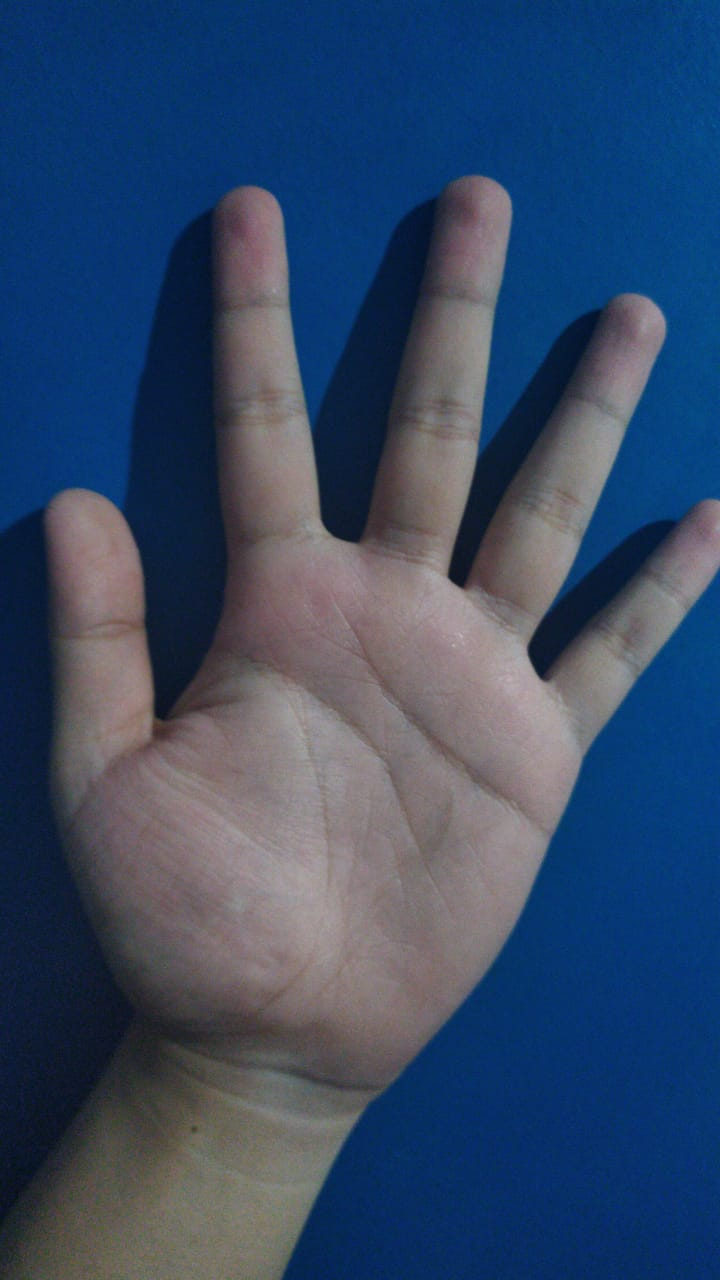
#> input picture src/arza.jpeg, 720 x 1280 px
$ python -i garis_atas.py   (imports and definitions only)
#> lines starting #> are read from the running program, lines starting #| are printed output that depends on the picture; after the words box and inside, x2 and y2 are one past the last pixel; in counts of white or black regions, pixels touching at a corner belong together
#> further down, picture is the input picture: shape (1280, 720, 3); mean B, G, R 102.6, 72.8, 52.7
import cv2 as cv
import numpy as np
import math
import json
from operator import attrgetter

class GarisAtas:
    def __init__(self):
        self.basic = ''

    def basicInfo(self, image):
        # image = cv.imread("src/dion2.jpeg")

        if image.shape[1] > 700:
            scale_percent = 18 # percent of original size
        else:
            scale_percent = 100

        width = int(image.shape[1] * scale_percent / 100)
#> width = 129
        height = int(image.shape[0] * scale_percent / 100)
#> height = 230
        dim = (width, height)
#> dim = (129, 230)

        image = cv.resize(image, dim, interpolation = cv.INTER_AREA)

        kernel = np.ones((3,3), np.uint8)

        hsv = cv.cvtColor(image, cv.COLOR_BGR2HSV)
#> hsv: shape (230, 129, 3); mean H, S, V 101.1, 145.2, 106.6

        lowerskin = np.array([0, 20, 70], dtype=np.uint8)
        upperskin = np.array([20, 255, 255], dtype=np.uint8)

        mask = cv.inRange(hsv, lowerskin, upperskin)
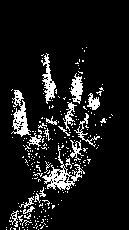
#> mask: shape (230, 129); 10% white in thin lines or dots, all inside (x1, y1, x2, y2) = (6, 47, 113, 230)
        mask = cv.dilate(mask, kernel, iterations = 4)
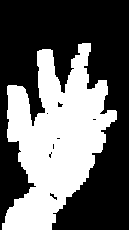
#> mask: shape (230, 129); 39.8% white; 1 white region
        mask = cv.GaussianBlur(mask, (5,5), 100)
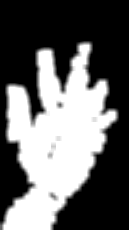
#> mask: shape (230, 129); min 0, max 255, mean 101.6

        contours, _ = cv.findContours(mask, cv.RETR_TREE, cv.CHAIN_APPROX_SIMPLE)
#> contours = 1 contour; box (x1, y1, x2, y2) and area: (0, 41, 119, 230) 13242

        cnt = max(contours, key = lambda x: cv.contourArea(x))
#> cnt = contour of 228 points, box (x1, y1, x2, y2) (0, 41, 119, 230), area 13242

        epsilon = 0.0005*cv.arcLength(cnt,True)
#> epsilon = 0.396
        approx = cv.approxPolyDP(cnt, epsilon, True)
#> approx = contour of 208 points, box (x1, y1, x2, y2) (0, 41, 119, 230), area 13242

        hull = cv.convexHull(cnt)
#> hull = contour of 15 points, box (x1, y1, x2, y2) (0, 41, 119, 230), area 16770

        areahull = cv.contourArea(hull)
#> areahull = 16770.5
        areacnt = cv.contourArea(cnt)
#> areacnt = 13242
        cv.drawContours(mask, [cnt], 0, (0, 255, 0), 2)
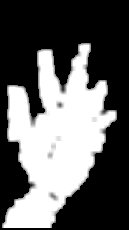
#> mask: shape (230, 129); 5.37% of pixels changed, all inside (x1, y1, x2, y2) = (0, 41, 119, 230)

        cv.drawContours(mask, [hull], 0, (0, 255, 0), 2)
        hull = cv.convexHull(approx, returnPoints=False)
#> hull = [185, 174, 173, 159, 150, 124, 121, 120, 119, 68, 36, 34, 32, 1, 0]
        defects = cv.convexityDefects(approx, hull)
#> defects = [[185, 0, 194, 5512], [1, 32, 18, 9949], [32, 34, 33, 162], [34, 36, 35, 114], [36, 68, 47, 11718], [68, 119, 98, 6836], [121, 124, 122, 640], [124, 150, 133, 1720], [150, 159, 156, 1374], [159, 173, 163, 1686], [174, 185, 177, 3010]]

        l=0

        titikForPrint = []
        titikForProccess = []

        for i in range(defects.shape[0]):
            s,e,f,d = defects[i, 0]
            start = tuple(approx[s][0])
            end = tuple(approx[e][0])
            far = tuple(approx[f][0])
            pt = (100, 100)

            a = math.sqrt((end[0] - start[0])**2 + (end[1] - start[1])**2)
            b = math.sqrt((far[0] - start[0])**2 + (far[1] - start[1])**2)
            c = math.sqrt((end[0] - far[0])**2 + (end[1] - far[1])**2)
            s = (a+b+c)/2
            ar = math.sqrt(s*(s-a)*(s-b)*(s-c))

            d = (2*ar)/a

            angle = math.acos((b**2 + c**2 - a**2) / (2*b*c)) * 57

            if angle <=90 and d>30:
                l += 1
                cv.circle(mask, far, 3, [255,0,0], -1)
                titikForPrint.append({
                    "x": int(far[0]),
                    "y": int(far[1])
                })
                titikForProccess.append(Coord(int(far[0]), int(far[1])))

            cv.line(mask, start, end, [255, 255, 255], 2)
#> this loop made 11 passes
#> (e, f, start, end, far, a) on passes 1 to 10: (0, 194, (108, 78), (92, 41), (88, 86), 40.31), (32, 18, (80, 41), (40, 47), (62, 83), 40.45), (34, 33, (40, 47), (37, 48), (39, 48), 3.16), (36, 35, (37, 48), (35, 49), (36, 49), 2.24), (68, 47, (35, 49), (5, 84), (43, 110), 46.1), (119, 98, (5, 84), (0, 221), (28, 186), 137.1), (124, 122, (53, 229), (57, 224), (53, 225), 6.4), (150, 133, (57, 224), (90, 179), (67, 199), 55.8), (159, 156, (90, 179), (104, 151), (96, 155), 31.3), (173, 163, (104, 151), (118, 121), (107, 129), 33.11)
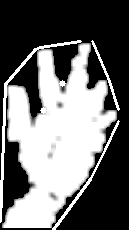
#> mask: shape (230, 129); 4.4% of pixels changed, all inside (x1, y1, x2, y2) = (0, 40, 120, 230)
#> after the loop, l = 2; titikForPrint = 2 items; titikForProccess = 2 items

        l += 1
#> l = 3

        # cv.imshow('mask', mask)
        # cv.waitKey(0)
        tangan = ''
        pangkal = ''
        if len(titikForProccess) != 4:
            pangkal = 'cannot detect hand'
            tangan = 'cannot detect hand'
        else:
            maximumy = max(titikForProccess, key=attrgetter('y'))
            minimumx = min(titikForProccess, key=attrgetter('x'))
            # print(maximumy.y)
            # print(minimumx.y)
            if minimumx.x == maximumy.x:
                tangan = 'kiri'
            else:
                tangan = 'kanan'

            titikForProccess = [s for s in titikForProccess if s.y != maximumy.y]
            sortedTitik = sorted(titikForProccess, key=lambda var: var.x)
            titikY = []
            for var in sortedTitik:
                titikY.append(int(var.y))

            if (titikY[0] == titikY[1]) and (titikY[1] == titikY[2]):
                pangkal = 'lurus'
            else:
                expect = (titikY[0] + titikY[2]) / 2
                realError1 = titikY[1] - 3
                realError2 = titikY[1] + 3
                if (expect >= float(realError1)) and (expect <= float(realError2)):
                    pangkal = 'lurus'
                else:
                    pangkal = 'tidak lurus'

        return {
            'titik': titikForPrint,
            'tangan': tangan,
            'pangkalJari': pangkal
        }

class Coord:
    def __init__(self, x, y):
        self.x = x
        self.y = y

>>> import cv2
>>> picture = cv2.imread('arza.jpeg')
>>> result = GarisAtas().basicInfo(picture)
#> result = 3 items

$ run again, on src/asd.jpeg
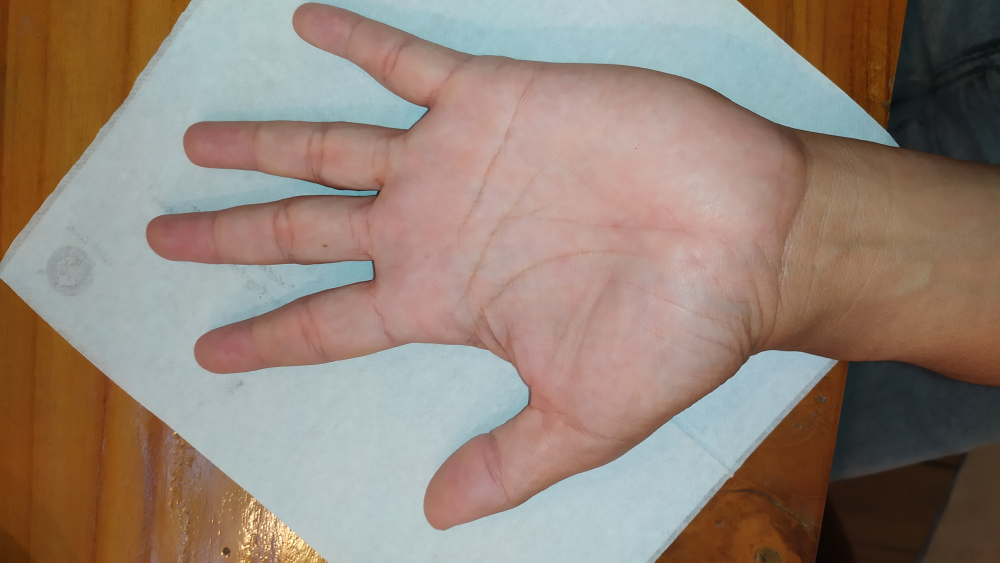
#> input picture src/asd.jpeg, 4000 x 2250 px (shown at 1/4 size)
#> picture is the input picture: shape (2250, 4000, 3); mean B, G, R 118.9, 130.9, 148.4
#> hsv: shape (405, 720, 3); mean H, S, V 41.5, 83.8, 156.2
#> contours = 3 contours; box (x1, y1, x2, y2) and area: (99, 0, 720, 405) 151968, (0, 0, 242, 405) 41374, (669, 317, 720, 405) 3256
#> cnt = contour of 982 points, box (x1, y1, x2, y2) (99, 0, 720, 405), area 151968
#> epsilon = 1.67
#> approx = contour of 85 points, box (x1, y1, x2, y2) (99, 0, 720, 405), area 151932
#> in basicInfo, `hull = cv.convexHull(cnt)`: hull = contour of 19 points, box (x1, y1, x2, y2) (99, 0, 720, 405), area 210628
#> areahull = 210627.5
#> areacnt = 151968
#> in basicInfo, `cv.drawContours(mask, [cnt], 0, (0, 255, 0), 2)`:
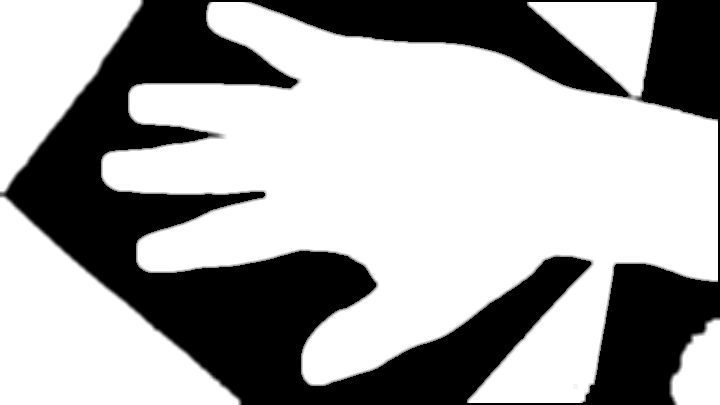
#> mask: shape (405, 720); min 0, max 255, mean 164.4
#> in basicInfo, `hull = cv.convexHull(approx, returnPoints=False)`: hull = [76, 64, 52, 49, 48, 40, 39, 27, 26, 11, 10, 1, 0]
#> defects = [[76, 0, 82, 23206], [1, 10, 5, 37271], [11, 26, 19, 33003], [27, 39, 35, 40096], [40, 48, 45, 20974], [49, 52, 50, 14932], [52, 64, 56, 24320], [64, 76, 71, 30427]]
#> the loop in basicInfo, `for i in range(defects.shape[0]):` made 8 passes
#> (e, f, start, end, far, a) on passes 1 to 6: (0, 82, (126, 91), (99, 158), (206, 135), 72.24), (10, 5, (100, 181), (134, 263), (263, 194), 88.77), (26, 19, (144, 273), (305, 385), (364, 269), 196.1), (39, 35, (309, 387), (465, 404), (571, 258), 156.9), (48, 45, (587, 403), (719, 283), (617, 265), 178.4), (52, 50, (719, 118), (658, 0), (643, 98), 132.8)
#> after the loop in basicInfo, `for i in range(defects.shape[0]):`:
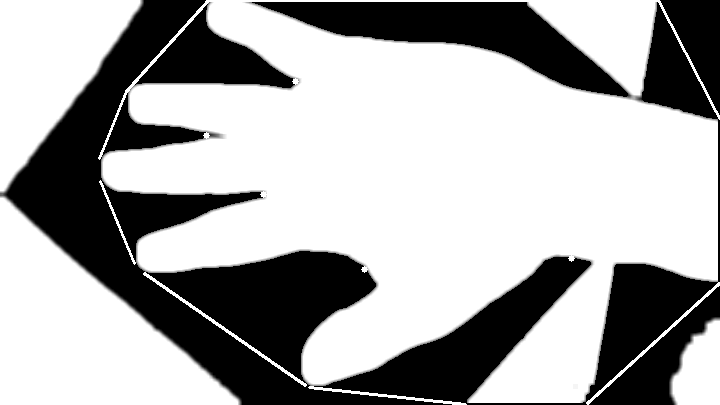
#> mask: shape (405, 720); 1.34% of pixels changed, all inside (x1, y1, x2, y2) = (98, 0, 720, 405)
#> after the loop in basicInfo, `for i in range(defects.shape[0]):`: l = 5; titikForPrint = 5 items
#> in basicInfo, `l += 1`: l = 6
#> result = 3 items
